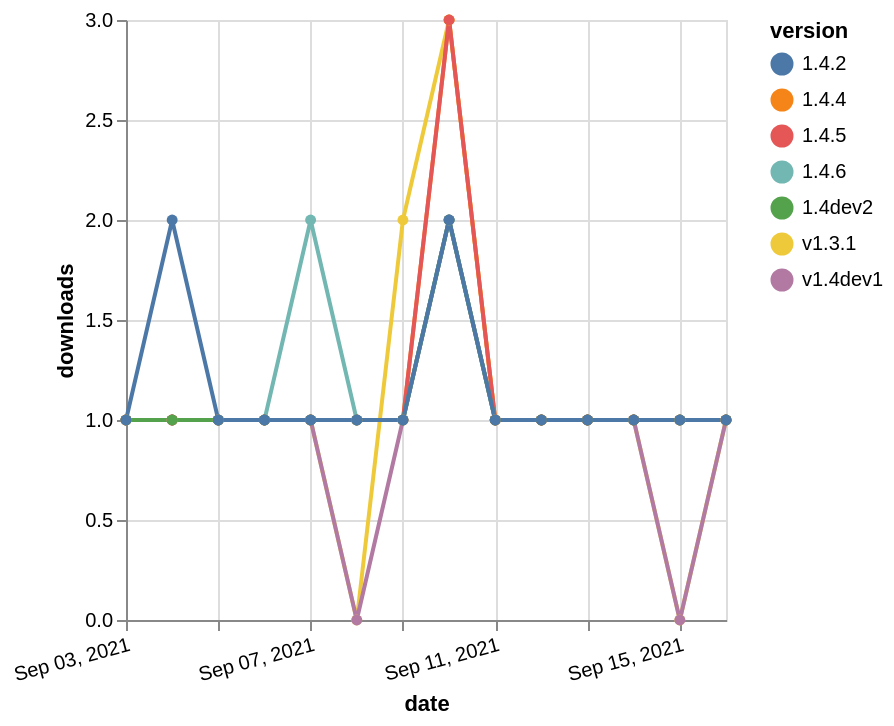

The specification (Vega-Lite) saved for this image:
### Vega-Lite specification from a JSON file in a GitHub repository (floating-point values rounded to 4 significant figures)
{"$schema": "https://vega.github.io/schema/vega-lite/v5.json", "description": "A simple bar chart with embedded data.", "data": {"values": [{"date": "2021-09-03", "total": 257, "delta": 1, "version": "v1.3.1"}, {"date": "2021-09-04", "total": 258, "delta": 1, "version": "v1.3.1"}, {"date": "2021-09-05", "total": 259, "delta": 1, "version": "v1.3.1"}, {"date": "2021-09-06", "total": 260, "delta": 1, "version": "v1.3.1"}, {"date": "2021-09-07", "total": 261, "delta": 1, "version": "v1.3.1"}, {"date": "2021-09-08", "total": 261, "delta": 0, "version": "v1.3.1"}, {"date": "2021-09-09", "total": 263, "delta": 2, "version": "v1.3.1"}, {"date": "2021-09-10", "total": 266, "delta": 3, "version": "v1.3.1"}, {"date": "2021-09-11", "total": 267, "delta": 1, "version": "v1.3.1"}, {"date": "2021-09-12", "total": 268, "delta": 1, "version": "v1.3.1"}, {"date": "2021-09-13", "total": 269, "delta": 1, "version": "v1.3.1"}, {"date": "2021-09-14", "total": 270, "delta": 1, "version": "v1.3.1"}, {"date": "2021-09-15", "total": 270, "delta": 0, "version": "v1.3.1"}, {"date": "2021-09-16", "total": 271, "delta": 1, "version": "v1.3.1"}, {"date": "2021-09-03", "total": 168, "delta": 1, "version": "1.4.4"}, {"date": "2021-09-04", "total": 169, "delta": 1, "version": "1.4.4"}, {"date": "2021-09-05", "total": 170, "delta": 1, "version": "1.4.4"}, {"date": "2021-09-06", "total": 171, "delta": 1, "version": "1.4.4"}, {"date": "2021-09-07", "total": 172, "delta": 1, "version": "1.4.4"}, {"date": "2021-09-08", "total": 173, "delta": 1, "version": "1.4.4"}, {"date": "2021-09-09", "total": 174, "delta": 1, "version": "1.4.4"}, {"date": "2021-09-10", "total": 177, "delta": 3, "version": "1.4.4"}, {"date": "2021-09-11", "total": 178, "delta": 1, "version": "1.4.4"}, {"date": "2021-09-12", "total": 179, "delta": 1, "version": "1.4.4"}, {"date": "2021-09-13", "total": 180, "delta": 1, "version": "1.4.4"}, {"date": "2021-09-14", "total": 181, "delta": 1, "version": "1.4.4"}, {"date": "2021-09-15", "total": 182, "delta": 1, "version": "1.4.4"}, {"date": "2021-09-16", "total": 183, "delta": 1, "version": "1.4.4"}, {"date": "2021-09-03", "total": 159, "delta": 1, "version": "1.4.6"}, {"date": "2021-09-04", "total": 160, "delta": 1, "version": "1.4.6"}, {"date": "2021-09-05", "total": 161, "delta": 1, "version": "1.4.6"}, {"date": "2021-09-06", "total": 162, "delta": 1, "version": "1.4.6"}, {"date": "2021-09-07", "total": 164, "delta": 2, "version": "1.4.6"}, {"date": "2021-09-08", "total": 165, "delta": 1, "version": "1.4.6"}, {"date": "2021-09-09", "total": 166, "delta": 1, "version": "1.4.6"}, {"date": "2021-09-10", "total": 168, "delta": 2, "version": "1.4.6"}, {"date": "2021-09-11", "total": 169, "delta": 1, "version": "1.4.6"}, {"date": "2021-09-12", "total": 170, "delta": 1, "version": "1.4.6"}, {"date": "2021-09-13", "total": 171, "delta": 1, "version": "1.4.6"}, {"date": "2021-09-14", "total": 172, "delta": 1, "version": "1.4.6"}, {"date": "2021-09-15", "total": 173, "delta": 1, "version": "1.4.6"}, {"date": "2021-09-16", "total": 174, "delta": 1, "version": "1.4.6"}, {"date": "2021-09-03", "total": 255, "delta": 1, "version": "v1.4dev1"}, {"date": "2021-09-04", "total": 256, "delta": 1, "version": "v1.4dev1"}, {"date": "2021-09-05", "total": 257, "delta": 1, "version": "v1.4dev1"}, {"date": "2021-09-06", "total": 258, "delta": 1, "version": "v1.4dev1"}, {"date": "2021-09-07", "total": 259, "delta": 1, "version": "v1.4dev1"}, {"date": "2021-09-08", "total": 259, "delta": 0, "version": "v1.4dev1"}, {"date": "2021-09-09", "total": 260, "delta": 1, "version": "v1.4dev1"}, {"date": "2021-09-10", "total": 262, "delta": 2, "version": "v1.4dev1"}, {"date": "2021-09-11", "total": 263, "delta": 1, "version": "v1.4dev1"}, {"date": "2021-09-12", "total": 264, "delta": 1, "version": "v1.4dev1"}, {"date": "2021-09-13", "total": 265, "delta": 1, "version": "v1.4dev1"}, {"date": "2021-09-14", "total": 266, "delta": 1, "version": "v1.4dev1"}, {"date": "2021-09-15", "total": 266, "delta": 0, "version": "v1.4dev1"}, {"date": "2021-09-16", "total": 267, "delta": 1, "version": "v1.4dev1"}, {"date": "2021-09-03", "total": 163, "delta": 1, "version": "1.4.5"}, {"date": "2021-09-04", "total": 164, "delta": 1, "version": "1.4.5"}, {"date": "2021-09-05", "total": 165, "delta": 1, "version": "1.4.5"}, {"date": "2021-09-06", "total": 166, "delta": 1, "version": "1.4.5"}, {"date": "2021-09-07", "total": 167, "delta": 1, "version": "1.4.5"}, {"date": "2021-09-08", "total": 168, "delta": 1, "version": "1.4.5"}, {"date": "2021-09-09", "total": 169, "delta": 1, "version": "1.4.5"}, {"date": "2021-09-10", "total": 172, "delta": 3, "version": "1.4.5"}, {"date": "2021-09-11", "total": 173, "delta": 1, "version": "1.4.5"}, {"date": "2021-09-12", "total": 174, "delta": 1, "version": "1.4.5"}, {"date": "2021-09-13", "total": 175, "delta": 1, "version": "1.4.5"}, {"date": "2021-09-14", "total": 176, "delta": 1, "version": "1.4.5"}, {"date": "2021-09-15", "total": 177, "delta": 1, "version": "1.4.5"}, {"date": "2021-09-16", "total": 178, "delta": 1, "version": "1.4.5"}, {"date": "2021-09-03", "total": 259, "delta": 1, "version": "1.4dev2"}, {"date": "2021-09-04", "total": 260, "delta": 1, "version": "1.4dev2"}, {"date": "2021-09-05", "total": 261, "delta": 1, "version": "1.4dev2"}, {"date": "2021-09-06", "total": 262, "delta": 1, "version": "1.4dev2"}, {"date": "2021-09-07", "total": 263, "delta": 1, "version": "1.4dev2"}, {"date": "2021-09-08", "total": 264, "delta": 1, "version": "1.4dev2"}, {"date": "2021-09-09", "total": 265, "delta": 1, "version": "1.4dev2"}, {"date": "2021-09-10", "total": 267, "delta": 2, "version": "1.4dev2"}, {"date": "2021-09-11", "total": 268, "delta": 1, "version": "1.4dev2"}, {"date": "2021-09-12", "total": 269, "delta": 1, "version": "1.4dev2"}, {"date": "2021-09-13", "total": 270, "delta": 1, "version": "1.4dev2"}, {"date": "2021-09-14", "total": 271, "delta": 1, "version": "1.4dev2"}, {"date": "2021-09-15", "total": 272, "delta": 1, "version": "1.4dev2"}, {"date": "2021-09-16", "total": 273, "delta": 1, "version": "1.4dev2"}, {"date": "2021-09-03", "total": 195, "delta": 1, "version": "1.4.2"}, {"date": "2021-09-04", "total": 197, "delta": 2, "version": "1.4.2"}, {"date": "2021-09-05", "total": 198, "delta": 1, "version": "1.4.2"}, {"date": "2021-09-06", "total": 199, "delta": 1, "version": "1.4.2"}, {"date": "2021-09-07", "total": 200, "delta": 1, "version": "1.4.2"}, {"date": "2021-09-08", "total": 201, "delta": 1, "version": "1.4.2"}, {"date": "2021-09-09", "total": 202, "delta": 1, "version": "1.4.2"}, {"date": "2021-09-10", "total": 204, "delta": 2, "version": "1.4.2"}, {"date": "2021-09-11", "total": 205, "delta": 1, "version": "1.4.2"}, {"date": "2021-09-12", "total": 206, "delta": 1, "version": "1.4.2"}, {"date": "2021-09-13", "total": 207, "delta": 1, "version": "1.4.2"}, {"date": "2021-09-14", "total": 208, "delta": 1, "version": "1.4.2"}, {"date": "2021-09-15", "total": 209, "delta": 1, "version": "1.4.2"}, {"date": "2021-09-16", "total": 210, "delta": 1, "version": "1.4.2"}]}, "width": "container", "mark": {"type": "line", "point": {"filled": true}}, "encoding": {"x": {"field": "date", "type": "temporal", "timeUnit": "yearmonthdate", "title": "date", "axis": {"labelAngle": -15}}, "y": {"field": "delta", "type": "quantitative", "title": "downloads"}, "color": {"field": "version", "type": "nominal"}, "tooltip": {"field": "delta"}}}
